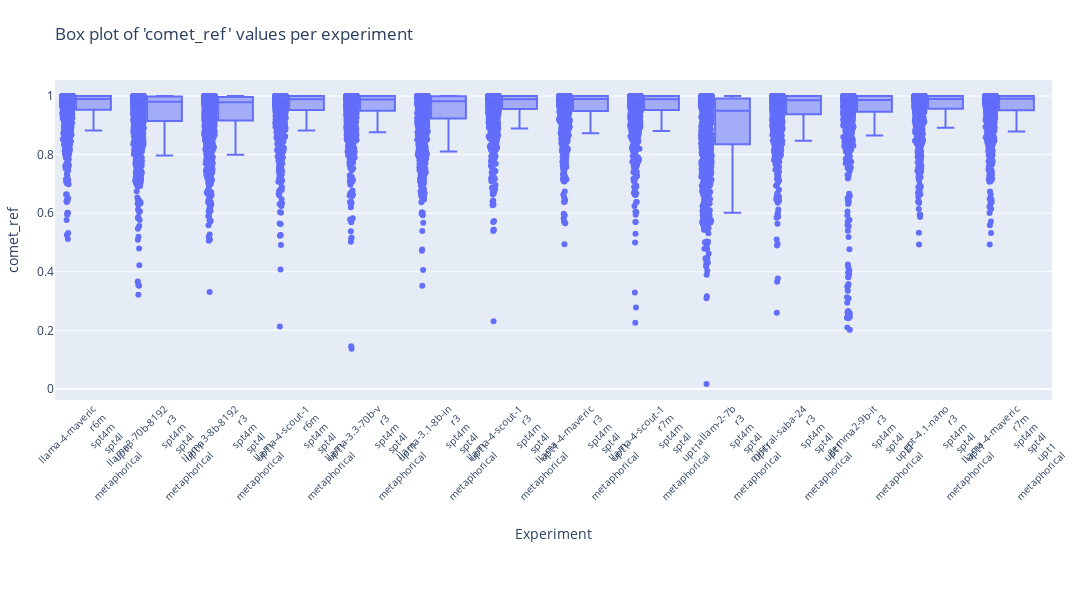

The cell this chart's notebook holds for it:
### Code cell
plot_metric_distribution('results/en2es/full_results', 'comet_ref', 'metaphorical')

### Figure 1 — Plotly figure (JSON) as saved in the notebook; plotly's stock layout.template omitted (floating-point values rounded to 4 significant figures; data arrays with more than 128 entries replaced by an {"elided": "..."} marker saying what was removed)
{"data": [{"alignmentgroup": "True", "boxpoints": "all", "hovertemplate": "Experiment=%{x}<br>comet_ref=%{y}<extra></extra>", "legendgroup": "", "marker": {"color": "#636efa"}, "name": "", "notched": false, "offsetgroup": "", "orientation": "v", "showlegend": false, "type": "box", "x": {"elided": "14000 str values"}, "x0": " ", "xaxis": "x", "y": {"elided": "14000 float values"}, "y0": " ", "yaxis": "y"}], "layout": {"boxmode": "group", "height": 600, "legend": {"tracegroupgap": 0}, "margin": {"b": 200, "l": 40, "r": 40, "t": 80}, "title": {"text": "Box plot of 'comet_ref' values per experiment"}, "width": 1800, "xaxis": {"anchor": "y", "domain": [0, 1], "tickangle": -45, "tickfont": {"size": 10}, "title": {"text": "Experiment"}}, "yaxis": {"anchor": "x", "domain": [0, 1], "title": {"text": "comet_ref"}}}}
